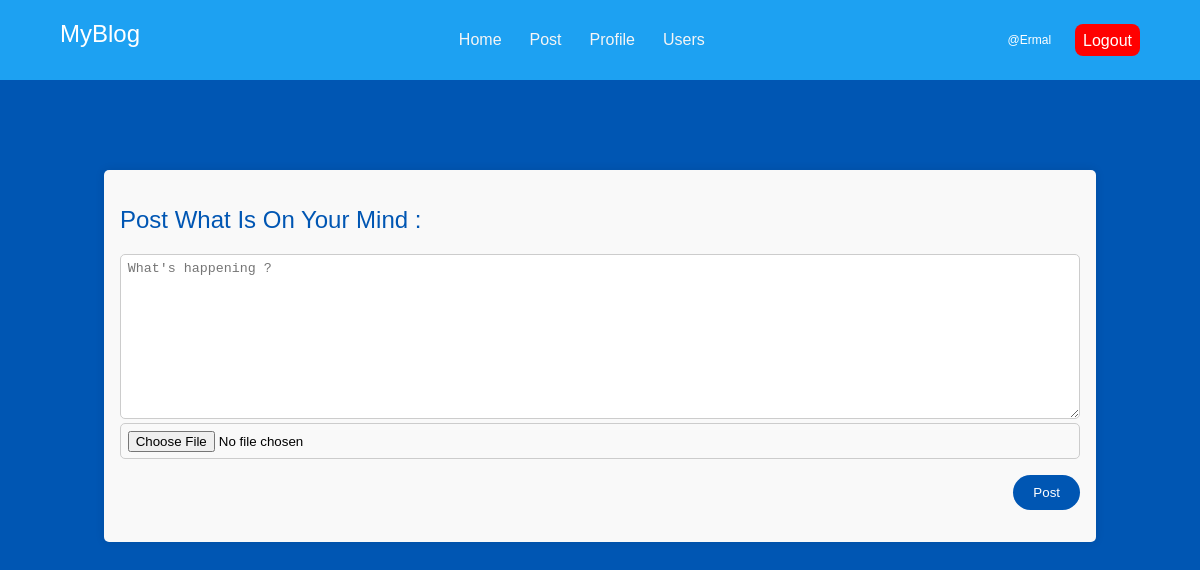
The app's page / (signed in), older data.
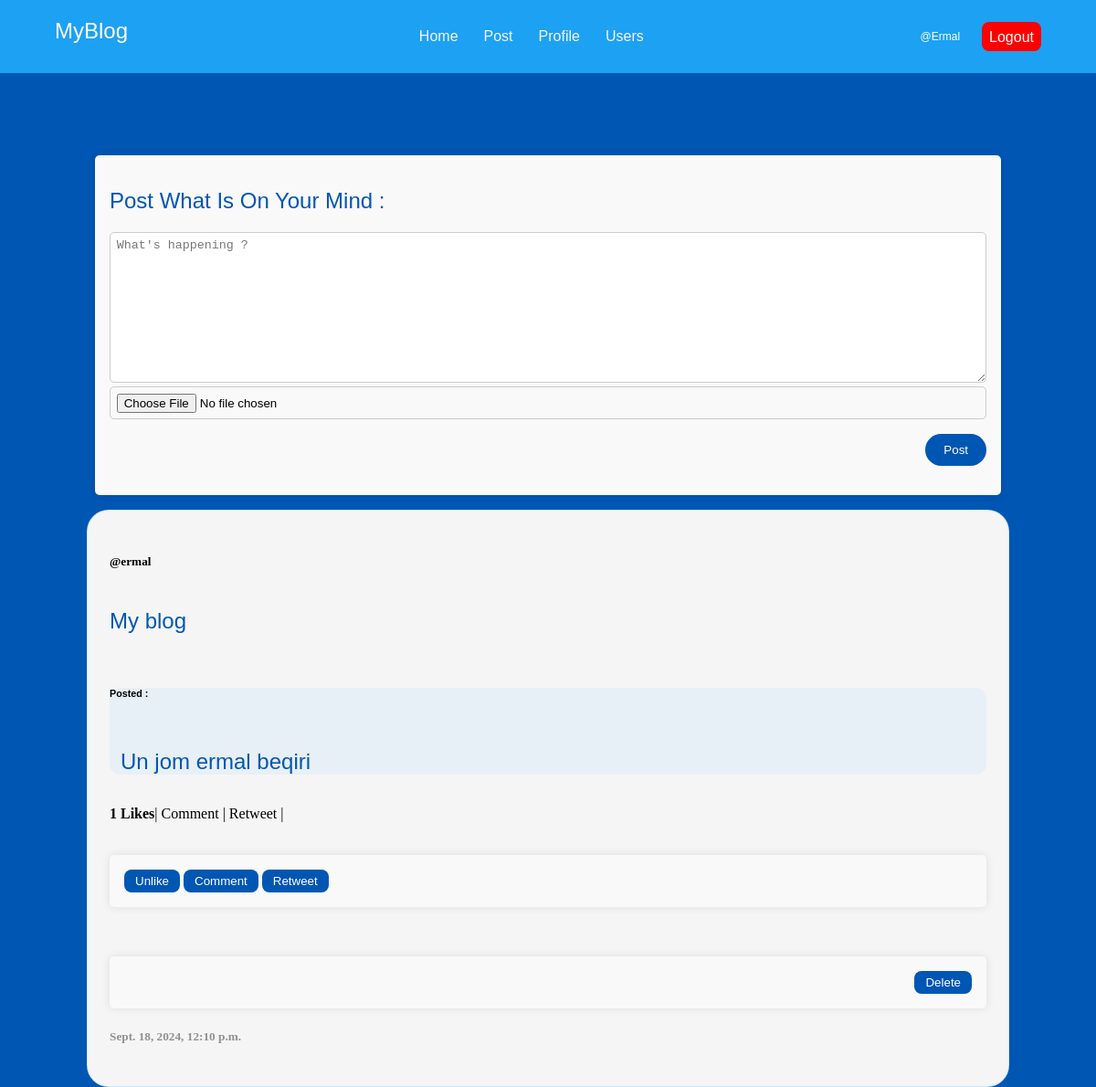
The same page, newer data.
### app/models.py (models this page shows, shortened)
class TwitterPost(models.Model):
     content = models.TextField(max_length=250)
     author = models.ForeignKey(User,on_delete=models.CASCADE,null=True,blank=True)
     comments = models.TextField(editable=True,null=True,blank=True)
     date_created = models.DateTimeField(auto_now_add=True)
     image = models.ImageField(null=True, blank=True, upload_to='images/')
     likes = models.ManyToManyField(User,related_name='liked',default=None,blank=True)

### app/views.py (the view, shortened to what this page needs)
# urls.py: path('',view= views.home, name='home'),
@login_required(login_url='signin')
def home(request):
     tweets = models.TwitterPost.objects.all().order_by('-date_created')
     forma = forms.PostForm()
     return render(request,'home.html',{
          'tweets':tweets,
          'forma': forma
     })

### app/forms.py
class PostForm(forms.ModelForm):
     class Meta:
          model = models.TwitterPost
          fields = ['content','image']
          widgets = {
               'content':forms.Textarea(attrs={'placeholder':"What's happening ?"})
          }

### templates/home.html (shortened to what this page needs)
{% extends 'base.html' %}
{% load static %}
{% block content %}
<br><br><br><br><br>
<form action="" method="post" enctype="multipart/form-data">
     <div class="form-block">
          <label for="{{ forma.content.id_for_label }}">
               <h2>Post What Is On Your Mind :</h2>
          </label>
          {{ forma.content }}
          {{forma.image}}
          <button type="submit" style="background-color: #0056b3;color: white;border: none;padding: 10px;padding-left: 20px;padding-right: 20px;display: block;margin-left: auto;margin-top: 2vh;border-radius: 2vw;">Post</button>
     </div>
</form>
<div class="container">
{% for tweet in tweets %}
     <div class="tweet-box">
          <h3 class="authorbig" >{{tweet.author.first_name | title}}
               <h5 class="author">@{{tweet.author.username}}</h5>
          </h3>
          <span style="display: flex;">
               <h2>My blog</h2>
          </span>
          <div class="content">
               <h2 style="background-color: white; height:fit-content;">
                    <h6>Posted :</h6>
                    <br>
                    <h2 style="margin: 1vw; margin-bottom: 2vh;">{{tweet.content}}</h2>
          </div>
          <br>
          <div class="buttons">
               <strong>{{tweet.likes.all.count}} Likes</strong>|
               Comment  |
               Retweet  |
               <br><br><br>
               <form action="{% url 'like-post' %}" method="post">
                    {% if user not in tweet.likes.all %}
                    <button type="submit">Like</button>
                    <button type="submit">Comment</button>
                    <button type="submit">Retweet</button>
                    {% else %}
                    <button type="submit">Unlike</button>
                    <button>Comment</button>
                    <button>Retweet</button>
                    {% endif %}
               </form>
               {% if user.is_authenticated %}
               {% if tweet.author == user or user.is_superuser%}
               <br>
               <br><br>
               <form  class="dlt-btn"  action="{% url 'delete' tweet.id %}" method="post">
                    <button type="submit">Delete</button>
               </form>
               {% endif %}
               {% endif %}
          </div>
          <div class="created_at">
               <h5 style="color: rgba(0, 0, 0, 0.416);">{{ tweet.date_created }}</h5>
          </div>
     </div>
</div>
{% endfor %}
{% endblock %}background

Row changes from the older to the newer data that the page shows:
added TwitterPost: author.username "ermal", content "Un jom ermal beqiri", likes.all.count "1", shows "Unlike", shows "Delete", date_created "Sept. 18, 2024, 12:10 p.m."
